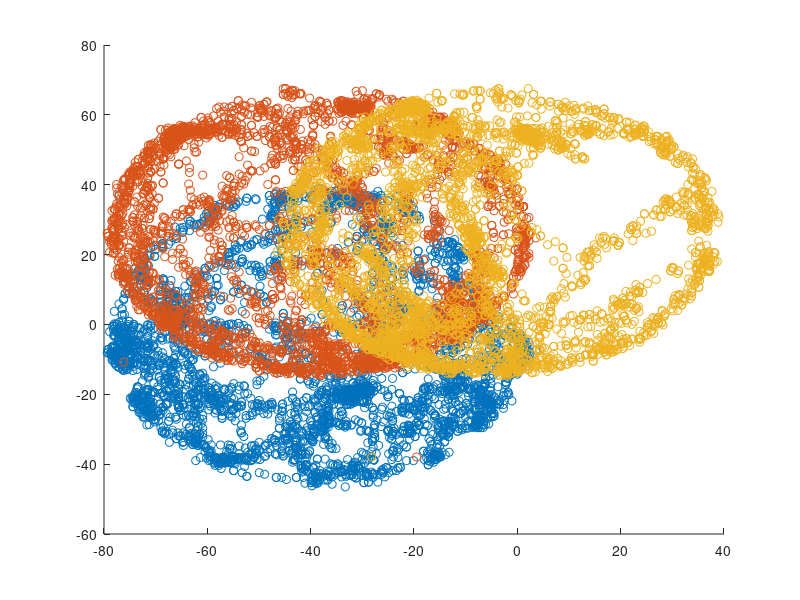

Reproduce this figure in MATLAB. (Note: this script raises an error after producing the figure.)
clc
clear
close all
data = load('magnoOffset.txt');
figure(1)
scatter(data(:,1),data(:,2));
hold on
scatter(data(:,1),data(:,3));
scatter(data(:,2),data(:,3));
xline(0);
yline(0);
 axis equal

meanX=mean(data(:,1));
meanY=mean(data(:,2));
meanZ=mean(data(:,3));
legend('Bx, By', 'Bx, Bz','By, Bz');

data(:,1) = data(:,1) -meanX-2;
data(:,2) = data(:,2) -meanY-5;
data(:,3) = data(:,3) -(meanZ);
figure(2)
scatter(data(:,1),data(:,2));
hold on
scatter(data(:,1),data(:,3));
scatter(data(:,2),data(:,3));
legend('Bx, By', 'Bx, Bz','By, Bz');
xline(0);
yline(0);
xlim([-50, 50]); % Set x-axis limits from -50 to 50
ylim([-50, 50]); % Set y-axis limits from -1.2 to 1.2